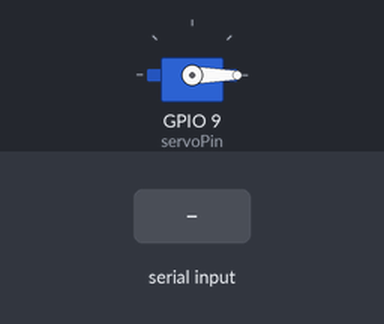
Simulated run of this sketch. Board: ESP32. Shown: servo. The inputs (shaded band) are chosen by the test bench. What the sketch prints to the serial monitor is not drawn.

Above: at 1.2 s.
1.3 s: "90\n" received over Serial
At 1.7 s:
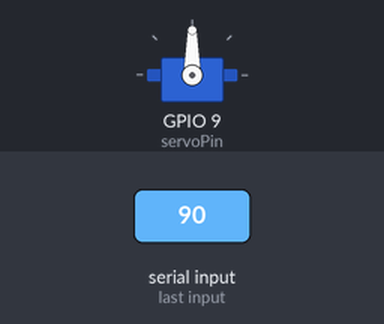
2.8 s: "90,45\n" received over Serial
4.3 s: "200\n" received over Serial
Timing chart, 0 to 7.3 s (numbered marks = the images above; inputs shaded):
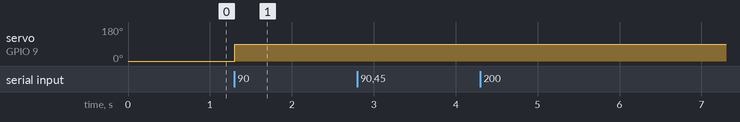

Measured:
- after the input at 1.3 s, servo on GPIO 9 (servoPin): 0° → 90° at once
- after the input at 2.8 s, every drawn part: stays the same
- after the input at 4.3 s, every drawn part: stays the same

The sketch:

main.ino
```cpp
// (licence header left out)
#if defined(ESP32)
  #include <ESP32Servo.h>
#else
  #include <Servo.h>
#endif

Servo myServo;
int servoPin = 9;  // Servo pin (D9 on Arduino UNO)
int gocbandau = 0;

void setup() {
  Serial.begin(115200);
  myServo.attach(servoPin);  // Attach servo to pin
  Serial.println("Nhap goc servo (0 - 180):");
  myServo.write(gocbandau);
}

void loop() {
  if (Serial.available()) {
    String input = Serial.readStringUntil('\n'); // Read until Enter key
    input.trim(); // Remove whitespace and \r \n

    if (input.length() > 0) {
      // Validate if input is a number
      bool isNumber = true;
      for (unsigned int i = 0; i < input.length(); i++) {
        if (!isDigit(input[i])) {
          isNumber = false;
          break;
        }
      }

      if (isNumber) {
        int angle = input.toInt();
        if (angle >= 0 && angle <= 180) {
          myServo.write(angle);
          Serial.print("✅ Servo da quay den goc: ");
          Serial.println(angle);
        } else {
          Serial.println("⚠️ Goc khong hop le! (0 - 180)");
        }
      } else {
        Serial.println("⚠️ Vui long nhap so nguyen!");
      }

      Serial.println("Nhap goc servo (0 - 180):"); // Prompt again
    }
  }
}
```
